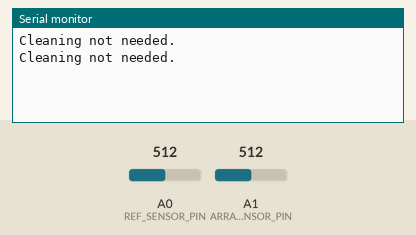
The sketch below on a simulated Arduino Uno, built with avr-gcc and run on an emulated ATmega328P. On the bench: the last lines printed to the serial monitor. Inputs (shaded band) come from the test bench; at power-on: A1 (ARRAY_SENSOR_PIN) = 512, A0 (REF_SENSOR_PIN) = 512.

Above: at 5.8 s.
5.9 s: A1 (ARRAY_SENSOR_PIN) set to 375
At 11.1 s:
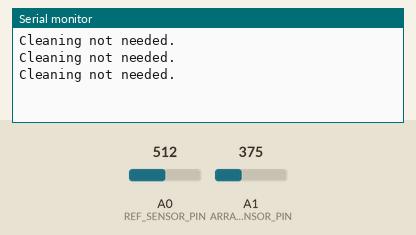
11.9 s: A1 (ARRAY_SENSOR_PIN) set to 347
At 16.1 s:
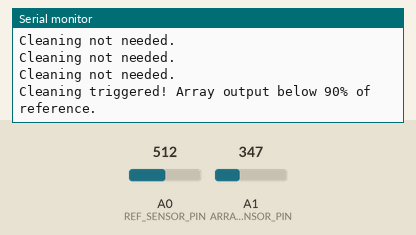

Measured:
- the behaviour switches between 359 and 358 on A1 (ARRAY_SENSOR_PIN) (found by bisection; images 1 and 2)
- after the input at 11.9 s, the serial monitor: prints a new line after 3.1 s (image 2)

The sketch:

sketch.ino
```cpp
const int REF_SENSOR_PIN = A0;
const int ARRAY_SENSOR_PIN = A1;
const float THRESHOLD_RATIO = 0.7;

void setup() {
  Serial.begin(9600);
  pinMode(REF_SENSOR_PIN, INPUT);
  pinMode(ARRAY_SENSOR_PIN, INPUT);
}

void loop() {
  float refVoltage = analogRead(REF_SENSOR_PIN);
  float arrayVoltage = analogRead(ARRAY_SENSOR_PIN);

    float ratio = arrayVoltage / refVoltage;

  if (ratio < THRESHOLD_RATIO) {
    Serial.println("Cleaning triggered! Array output below 90% of reference.");

  } else {
    Serial.println("Cleaning not needed.");
  }

  delay(5000);
}
```
